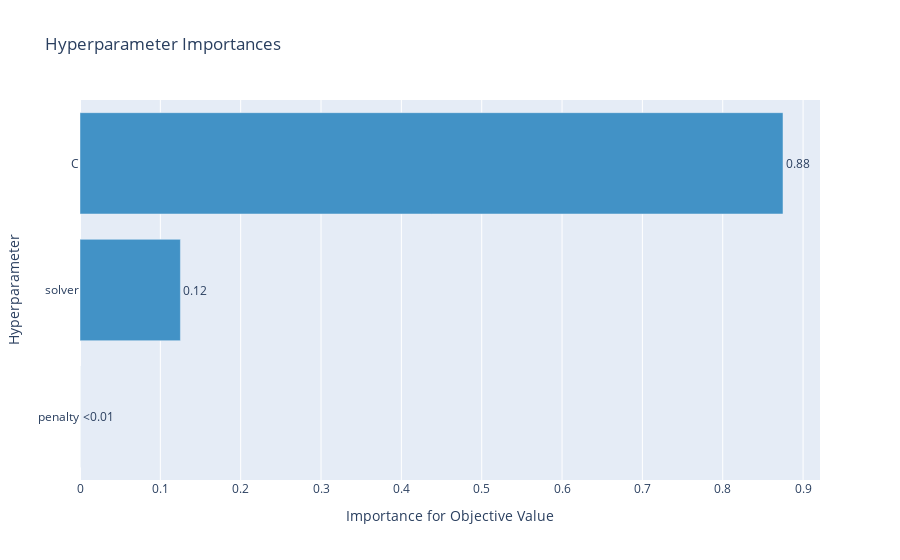

The cell this chart's notebook holds for it:
### Code cell
optuna.visualization.plot_param_importances(study)

### Figure 1 — Plotly figure (JSON) as saved in the notebook; plotly's stock layout.template omitted (floating-point values rounded to 4 significant figures)
{"data": [{"cliponaxis": false, "hovertemplate": ["penalty (CategoricalDistribution): 2.0641106948182816e-06<extra></extra>", "solver (CategoricalDistribution): 0.12498435612487573<extra></extra>", "C (CategoricalDistribution): 0.8750135797644293<extra></extra>"], "marker": {"color": "rgb(66,146,198)"}, "orientation": "h", "text": ["<0.01", "0.12", "0.88"], "textposition": "outside", "type": "bar", "x": [2.064e-06, 0.125, 0.875], "y": ["penalty", "solver", "C"]}], "layout": {"showlegend": false, "title": {"text": "Hyperparameter Importances"}, "xaxis": {"title": {"text": "Importance for Objective Value"}}, "yaxis": {"title": {"text": "Hyperparameter"}}}}
